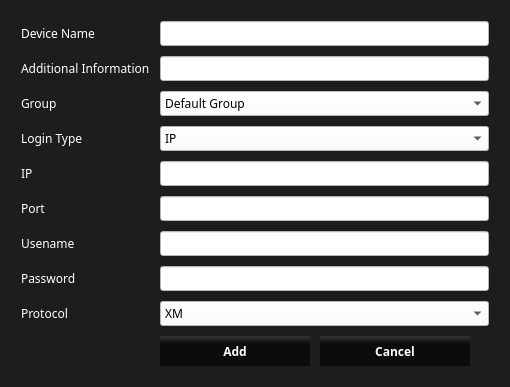
<?xml version="1.0" encoding="UTF-8"?>
<ui version="4.0">
 <class>Form</class>
 <widget class="QWidget" name="Form">
  <property name="geometry">
   <rect>
    <x>0</x>
    <y>0</y>
    <width>510</width>
    <height>371</height>
   </rect>
  </property>
  <property name="windowTitle">
   <string>Manual Add</string>
  </property>
  <property name="styleSheet">
   <string notr="true">*{
font-family: century gothic;
}
QWidget{
background:#1d1d1d;
}
QLabel{
color:white;
}
QComboBox{
background:white;
}
QLineEdit{
background:white;
}

QPushButton{
background-color: qlineargradient(spread:pad, x1:0.482, y1:0.3, x2:0.482224, y2:0, stop:0.15 rgba(0, 0, 0, 147), stop:1 rgba(255, 255, 255, 25));
/*background:#2d89ef;*/
border-radius:0px;
color:white;
font-weight:bold;
}

QPushButton:hover{
border:1px solid rgba(45, 137, 239,100);
border-radius:0px;
color:white;
font-weight:bold;
}








</string>
  </property>
  <layout class="QGridLayout" name="gridLayout">
   <item row="0" column="0">
    <layout class="QFormLayout" name="formLayout">
     <property name="horizontalSpacing">
      <number>10</number>
     </property>
     <property name="verticalSpacing">
      <number>10</number>
     </property>
     <property name="leftMargin">
      <number>10</number>
     </property>
     <property name="topMargin">
      <number>10</number>
     </property>
     <property name="rightMargin">
      <number>10</number>
     </property>
     <property name="bottomMargin">
      <number>10</number>
     </property>
     <item row="0" column="0">
      <widget class="QLabel" name="label">
       <property name="text">
        <string>Device Name</string>
       </property>
      </widget>
     </item>
     <item row="0" column="1">
      <widget class="QLineEdit" name="deviceName"/>
     </item>
     <item row="2" column="1">
      <widget class="QComboBox" name="cameraGroup">
       <property name="styleSheet">
        <string notr="true">background-color:white;</string>
       </property>
       <item>
        <property name="text">
         <string>Default Group</string>
        </property>
       </item>
       <item>
        <property name="text">
         <string>Lynkeus AI</string>
        </property>
       </item>
       <item>
        <property name="text">
         <string>Group 1</string>
        </property>
       </item>
       <item>
        <property name="text">
         <string>Group 2</string>
        </property>
       </item>
      </widget>
     </item>
     <item row="3" column="0">
      <widget class="QLabel" name="label_4">
       <property name="text">
        <string>Login Type</string>
       </property>
      </widget>
     </item>
     <item row="3" column="1">
      <widget class="QComboBox" name="loginType">
       <property name="styleSheet">
        <string notr="true">background-color:white;</string>
       </property>
       <item>
        <property name="text">
         <string>IP</string>
        </property>
       </item>
       <item>
        <property name="text">
         <string>Domain</string>
        </property>
       </item>
       <item>
        <property name="text">
         <string>Cloud ID</string>
        </property>
       </item>
       <item>
        <property name="text">
         <string>IPv6</string>
        </property>
       </item>
      </widget>
     </item>
     <item row="4" column="0">
      <widget class="QLabel" name="label_5">
       <property name="text">
        <string>IP</string>
       </property>
      </widget>
     </item>
     <item row="4" column="1">
      <widget class="QLineEdit" name="add_ip"/>
     </item>
     <item row="5" column="0">
      <widget class="QLabel" name="label_6">
       <property name="text">
        <string>Port</string>
       </property>
      </widget>
     </item>
     <item row="5" column="1">
      <widget class="QLineEdit" name="add_port"/>
     </item>
     <item row="6" column="0">
      <widget class="QLabel" name="label_7">
       <property name="text">
        <string>Usename</string>
       </property>
      </widget>
     </item>
     <item row="6" column="1">
      <widget class="QLineEdit" name="add_username"/>
     </item>
     <item row="7" column="0">
      <widget class="QLabel" name="label_8">
       <property name="text">
        <string>Password</string>
       </property>
      </widget>
     </item>
     <item row="7" column="1">
      <widget class="QLineEdit" name="add_password"/>
     </item>
     <item row="8" column="0">
      <widget class="QLabel" name="label_9">
       <property name="text">
        <string>Protocol</string>
       </property>
      </widget>
     </item>
     <item row="8" column="1">
      <widget class="QComboBox" name="add_protocol">
       <property name="styleSheet">
        <string notr="true">background-color:white;</string>
       </property>
       <item>
        <property name="text">
         <string>XM</string>
        </property>
       </item>
       <item>
        <property name="text">
         <string>HK</string>
        </property>
       </item>
       <item>
        <property name="text">
         <string>DH</string>
        </property>
       </item>
       <item>
        <property name="text">
         <string>Onvif</string>
        </property>
       </item>
      </widget>
     </item>
     <item row="9" column="1">
      <layout class="QHBoxLayout" name="horizontalLayout">
       <property name="spacing">
        <number>10</number>
       </property>
       <item>
        <widget class="QPushButton" name="btn_add">
         <property name="sizePolicy">
          <sizepolicy hsizetype="Fixed" vsizetype="Fixed">
           <horstretch>0</horstretch>
           <verstretch>0</verstretch>
          </sizepolicy>
         </property>
         <property name="minimumSize">
          <size>
           <width>150</width>
           <height>30</height>
          </size>
         </property>
         <property name="maximumSize">
          <size>
           <width>150</width>
           <height>30</height>
          </size>
         </property>
         <property name="text">
          <string>Add</string>
         </property>
         <property name="default">
          <bool>false</bool>
         </property>
         <property name="flat">
          <bool>false</bool>
         </property>
        </widget>
       </item>
       <item>
        <widget class="QPushButton" name="btn_cancel">
         <property name="sizePolicy">
          <sizepolicy hsizetype="Fixed" vsizetype="Fixed">
           <horstretch>0</horstretch>
           <verstretch>0</verstretch>
          </sizepolicy>
         </property>
         <property name="minimumSize">
          <size>
           <width>150</width>
           <height>30</height>
          </size>
         </property>
         <property name="maximumSize">
          <size>
           <width>150</width>
           <height>30</height>
          </size>
         </property>
         <property name="text">
          <string>Cancel</string>
         </property>
        </widget>
       </item>
      </layout>
     </item>
     <item row="2" column="0">
      <widget class="QLabel" name="label_3">
       <property name="text">
        <string>Group</string>
       </property>
      </widget>
     </item>
     <item row="1" column="0">
      <widget class="QLabel" name="label_2">
       <property name="text">
        <string>Additional Information</string>
       </property>
      </widget>
     </item>
     <item row="1" column="1">
      <widget class="QLineEdit" name="add_additionalInfo"/>
     </item>
    </layout>
   </item>
  </layout>
 </widget>
 <resources/>
 <connections/>
</ui>
